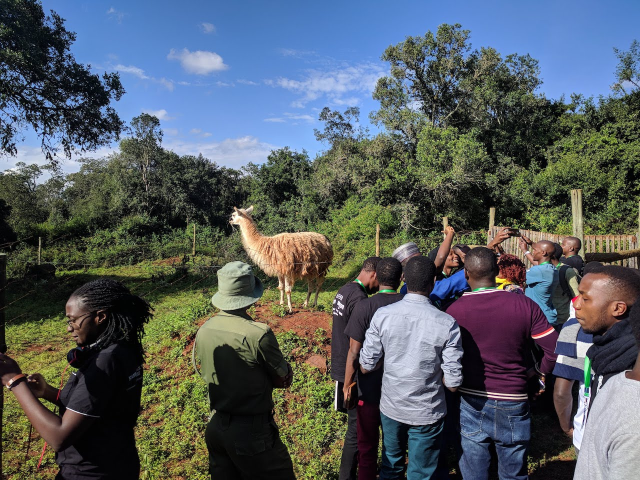
#> input picture computer-vision-basics-tutorial/images/llama.jpg, 1280 x 960 px (shown at 1/2 size)
$ jupyter execute --allow-errors 'DSA-2018-Computer Vision.ipynb'   (shell and % lines are left out)   (older library calls are emulated)
#> lines starting #> are read from the running program, lines starting #| are printed output that depends on the picture; after the words box and inside, x2 and y2 are one past the last pixel; in counts of white or black regions, pixels touching at a corner belong together
## DSA 2018 Computer Vision
Ernest Mwebaze

[cell 1]
# Import some stuff
import matplotlib.pyplot as plt
from skimage import io
import skimage
import numpy as np

### What are images?

Images are represented as a matrix of pixel values. In skimage and OpenCV they are represented as numpy arrarys

[cell 2]
filename = 'images/llama.jpg'

[cell 3]
img = io.imread(filename)
#> img is the input picture: shape (960, 1280, 3); mean R, G, B 85, 92.7, 97.3
# plt.figure(figsize=(12,10))
plt.imshow(img)

### Cropping is the same as slicing a numpy array

[cell 4]
sky = img[0:200,400:800]
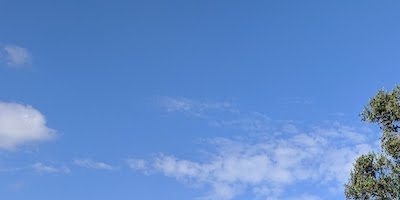
#> sky: shape (200, 400, 3); mean R, G, B 96.9, 139.2, 202.7
plt.imshow(sky)

Corresponding pixel values for the image can accessed directly. These may be from 0 - 1 for floating point images where O represents black and 1 white or 0 - 255 for un-signed bytes - 0 black, 255 white.

[cell 5]
print (sky.shape)
#| (200, 400, 3)

[cell 6]
sky[198:200, 396:400, 0:2]

You can see the actual pixels if you zoom into the image

[cell 7]
plt.imshow(sky[198:200, 396:400, :])
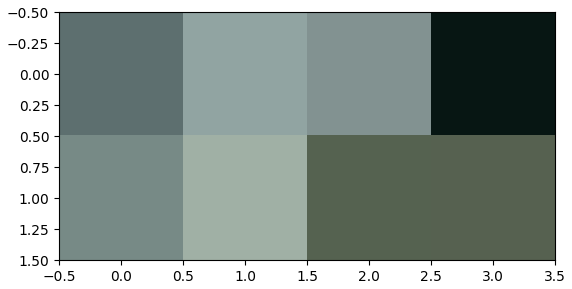
#> figure drawn by matplotlib, 1 panel

#### Exercise
Crop out the llama

[cell 8]
# llamalization

### Image processing vs Computer Vision

Image processing tends to be a pre-processing step for computer vision which in turn may also be a processing step for some other analysis. Depends on the problem being solved.

Generally image processing inputs an image and outputs an image. Computer vision is targetted at generating some understanding or information from an image, so input is an image output is some sort of information. E.g. the camera trap data may input an image and return a boolean value representing whether a llama passed by or not.

[cell 9]
#### Lets get some more tools

[cell 10]
from scipy.ndimage import gaussian_filter
from skimage import data
from skimage import img_as_float
from skimage.morphology import reconstruction

[cell 11]
#Lets do some filtering and pixel subtraction
# Convert to float: Important for subtraction later which won't work with uint8
imggray = io.imread(filename, as_grey=True)
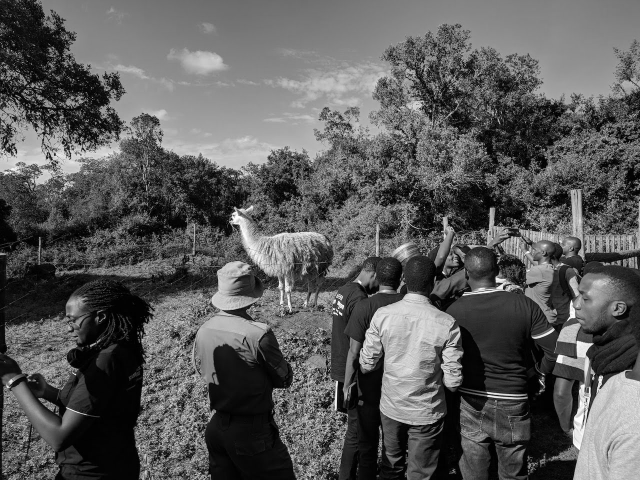
#> imggray: shape (960, 1280) float64 (shown at 1/2 size); min 0, max 1, mean 0.358
image = img_as_float(imggray)
image = gaussian_filter(image, 5)

seed = np.copy(image)
seed[1:-1, 1:-1] = image.min()
mask = image

dilated = reconstruction(seed, mask, method='dilation')
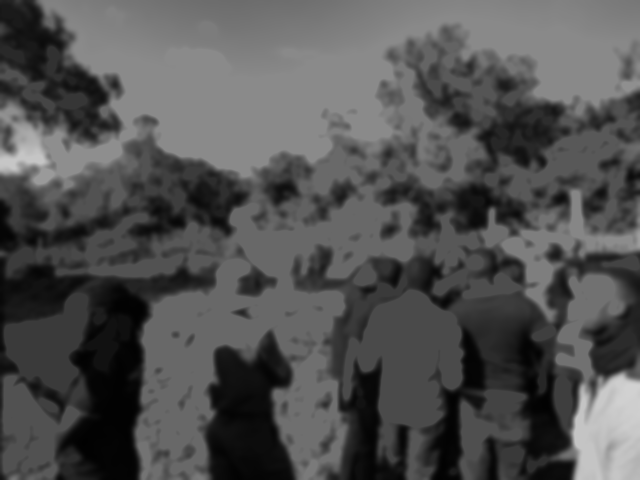
#> dilated: shape (960, 1280) float64 (shown at 1/2 size); min 0.00723, max 0.82, mean 0.322
outimg = image - dilated
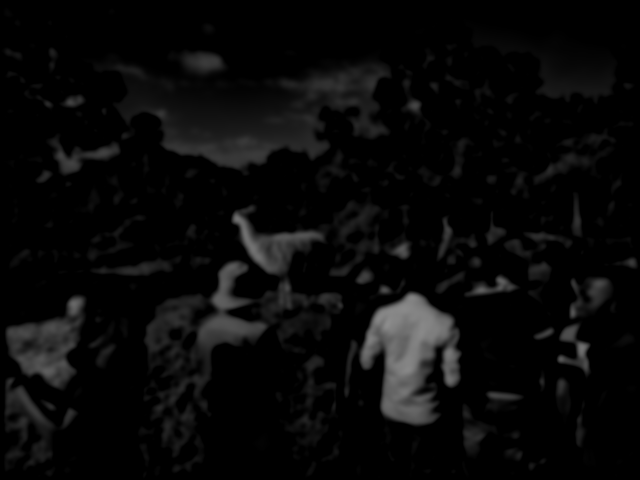
#> outimg: shape (960, 1280) float64 (shown at 1/2 size); min 0, max 0.551, mean 0.0367

[cell 12]
#### Lets plot them and see whats happening
fig, (ax0, ax1, ax2) = plt.subplots(nrows=1,
                                    ncols=3,
                                    figsize=(16, 6),
                                    sharex=True,
                                    sharey=True)

ax0.imshow(image, cmap='gray')
ax0.set_title('original image')
ax0.axis('off')

ax1.imshow(dilated, vmin=image.min(), vmax=image.max(), cmap='gray')
ax1.set_title('dilated')
ax1.axis('off')

ax2.imshow(image - dilated, cmap='gray')
ax2.set_title('image - dilated')
ax2.axis('off')

fig.tight_layout()

[cell 13]
plt.figure(figsize=(12,10)); plt.imshow(image - dilated, cmap='gray')

#### Exercise
1. Look at some image processing tasks on scikit-image and apply one of those to the image.
2. Change the image see if you get better results. Play around with the gaussian filter kernel, see if you get better results

[cell 14]
### Play around

### Do some computer vision

Computer vision entails extracting some sort of information from the image. Think what you extract to transmit over a device like the LoRaWAN which transmits upto 20 bytes per minute

[cell 15]
#### Lets get us some contours
from skimage import measure

# Find contours at a constant value of 0.8
contours = measure.find_contours(outimg, 0.2)
#> contours = 36 point arrays, longest 1411 points
print ("Found %d contours!"%len(contours))
#| Found 36 contours!

# Display the image and plot all contours found
fig, ax = plt.subplots(figsize=(12, 10))
ax.imshow(outimg, interpolation='nearest', cmap=plt.cm.gray)

for n, contour in enumerate(contours):
    ax.plot(contour[:, 1], contour[:, 0], linewidth=2)
#> this loop made 36 passes

ax.axis('image')
ax.set_xticks([])
ax.set_yticks([])
plt.show()

#### Exercise
Just by comparing the areas of the contour with the area of the image can you detect large objects in this case perhaps people or llamas in your image and return the count. The count would be the data you send over the LoRaWAN for example

[cell 16]
### llama detection

Lets find some edges now...

[cell 17]
# Compute the Canny filter for two values of sigma
from skimage import feature
edges1 = feature.canny(outimg)
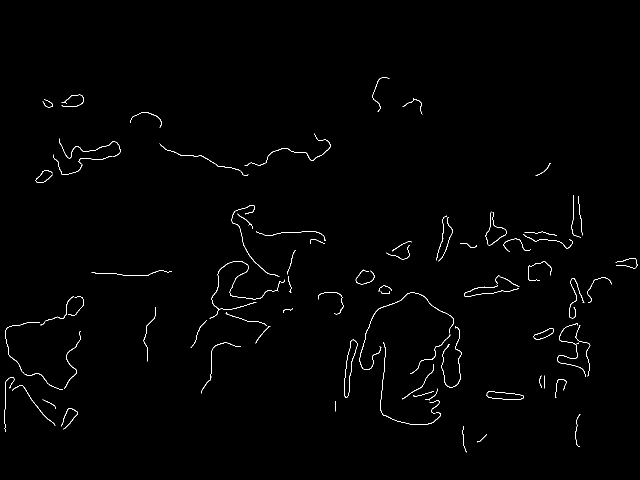
#> edges1: shape (960, 1280) bool (shown at 1/2 size); 0.79% white in thin lines or dots, all inside (x1, y1, x2, y2) = (8, 154, 1275, 905)
edges2 = feature.canny(outimg, sigma=3)
#> edges2: shape (960, 1280) bool; 0.32% white in thin lines or dots, all inside (x1, y1, x2, y2) = (12, 411, 1179, 850)

[cell 18]
# display results
fig, (ax2, ax3) = plt.subplots(nrows=1, ncols=2, figsize=(14, 6),
                                    sharex=True, sharey=True)

ax2.imshow(edges1, cmap=plt.cm.gray)
ax2.axis('off')
ax2.set_title('Canny filter, $\sigma=1$', fontsize=20)

ax3.imshow(edges2, cmap=plt.cm.gray)
ax3.axis('off')
ax3.set_title('Canny filter, $\sigma=3$', fontsize=20)

fig.tight_layout()

plt.show()

#### Exercise
Change the parameter $\sigma$ of the Canny filter see if you get better results

[cell 19]
### Cause change

#### Template matching
Lets try and find some llamas perhaps

[cell 20]
from skimage.feature import match_template

[cell 21]
llama_template = io.imread('images/llama-template1.jpg', True)
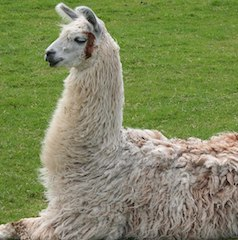
#> input picture computer-vision-basics-tutorial/images/llama-template1.jpg, 238 x 240 px
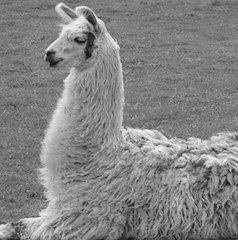
#> llama_template: shape (240, 238) float64; min 0.00281, max 0.984, mean 0.518

result = match_template(imggray, llama_template)
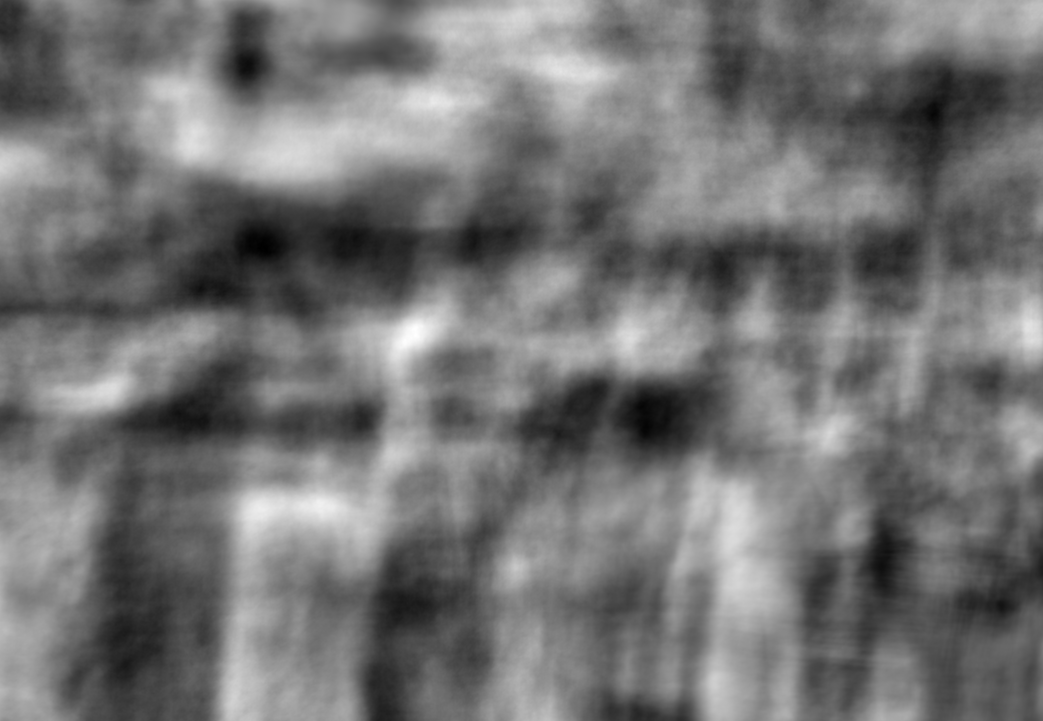
#> result: shape (721, 1043) float64; min -0.195, max 0.234, mean -0.000392; drawn with min black and max white
ij = np.unravel_index(np.argmax(result), result.shape)
#> ij = (335, 415)

x, y = ij[::-1]
#> x = 415; y = 335

[cell 22]
# display results
fig = plt.figure(figsize=(16, 6))
ax1 = plt.subplot(1, 3, 1)
ax2 = plt.subplot(1, 3, 2)
ax3 = plt.subplot(1, 3, 3, sharex=ax2, sharey=ax2)

ax1.imshow(llama_template, cmap=plt.cm.gray)
ax1.set_axis_off()
ax1.set_title('template')

ax2.imshow(image, cmap=plt.cm.gray)
ax2.set_axis_off()
ax2.set_title('image')
# highlight matched region
hllama, wllama = llama_template.shape
#> hllama = 240; wllama = 238
rect = plt.Rectangle((x, y), wllama, hllama, edgecolor='r', facecolor='none')
ax2.add_patch(rect)

ax3.imshow(result)
ax3.set_axis_off()
ax3.set_title('`match_template`\nresult')
# highlight matched region
ax3.autoscale(False)
ax3.plot(x, y, 'o', markeredgecolor='r', markerfacecolor='none', markersize=10)

plt.show()
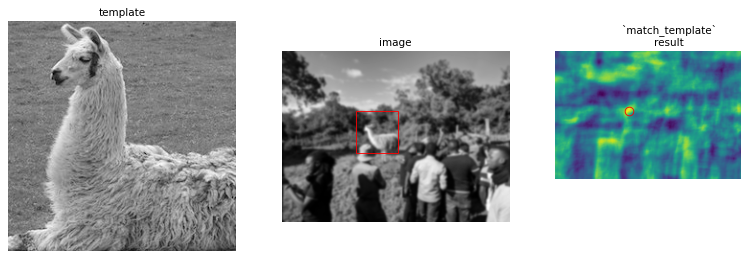
#> figure drawn by matplotlib, 3 panels

## Yolo v3 automated detection

You can check out the YOLO implementation of a deep learning network that runs without much installation. All you have to do is install darknet from here and follow the instructions [https://pjreddie.com/darknet/yolo/].

The folder provides an installation that has been tweaked to run in this notebook.

#> (a cell that did not finish here is left out)

Here we do a simple hack and run the command line version of darknet and import the image results back here and then create a video

[cell 24]
io.imsave('yoloinput.jpg', img)
#> (the rest of this cell did not finish here and is left out)
